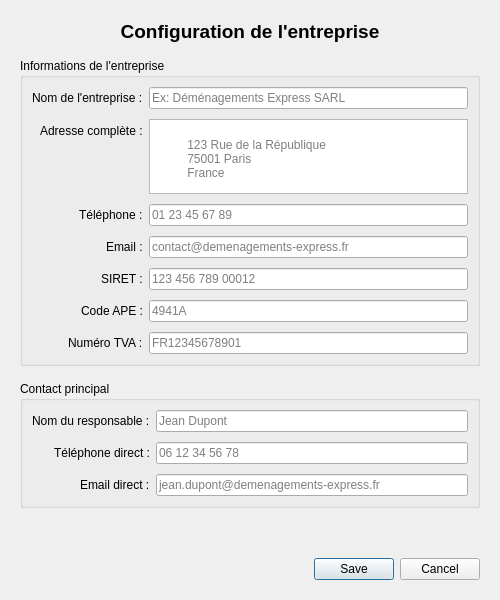
<?xml version="1.0" encoding="UTF-8"?>
<ui version="4.0">
	<class>CompanyInfoDialog</class>
	<widget class="QDialog" name="CompanyInfoDialog">
		<property name="geometry">
			<rect>
				<x>0</x>
				<y>0</y>
				<width>500</width>
				<height>600</height>
			</rect>
		</property>
		<property name="minimumSize">
			<size>
				<width>450</width>
				<height>550</height>
			</size>
		</property>
		<property name="windowTitle">
			<string>Informations de l'entreprise</string>
		</property>
		<layout class="QVBoxLayout" name="mainLayout">
			<property name="spacing">
				<number>15</number>
			</property>
			<property name="leftMargin">
				<number>20</number>
			</property>
			<property name="topMargin">
				<number>20</number>
			</property>
			<property name="rightMargin">
				<number>20</number>
			</property>
			<property name="bottomMargin">
				<number>20</number>
			</property>
			<item>
				<widget class="QLabel" name="titleLabel">
					<property name="font">
						<font>
							<pointsize>14</pointsize>
							<bold>true</bold>
						</font>
					</property>
					<property name="text">
						<string>Configuration de l'entreprise</string>
					</property>
					<property name="alignment">
						<set>Qt::AlignmentFlag::AlignCenter</set>
					</property>
				</widget>
			</item>
			<item>
				<widget class="QGroupBox" name="companyGroupBox">
					<property name="title">
						<string>Informations de l'entreprise</string>
					</property>
					<layout class="QFormLayout" name="companyFormLayout">
						<property name="labelAlignment">
							<set>Qt::AlignmentFlag::AlignRight|Qt::AlignmentFlag::AlignTrailing|Qt::AlignmentFlag::AlignVCenter</set>
						</property>
						<property name="verticalSpacing">
							<number>10</number>
						</property>
						<item row="0" column="0">
							<widget class="QLabel" name="companyNameLabel">
								<property name="text">
									<string>Nom de l'entreprise :</string>
								</property>
							</widget>
						</item>
						<item row="0" column="1">
							<widget class="QLineEdit" name="companyNameLineEdit">
								<property name="placeholderText">
									<string>Ex: Déménagements Express SARL</string>
								</property>
							</widget>
						</item>
						<item row="1" column="0">
							<widget class="QLabel" name="companyAddressLabel">
								<property name="text">
									<string>Adresse complète :</string>
								</property>
							</widget>
						</item>
						<item row="1" column="1">
							<widget class="QTextEdit" name="companyAddressTextEdit">
								<property name="maximumSize">
									<size>
										<width>16777215</width>
										<height>80</height>
									</size>
								</property>
								<property name="placeholderText">
									<string>
										123 Rue de la République
										75001 Paris
										France
									</string>
								</property>
							</widget>
						</item>
						<item row="2" column="0">
							<widget class="QLabel" name="companyPhoneLabel">
								<property name="text">
									<string>Téléphone :</string>
								</property>
							</widget>
						</item>
						<item row="2" column="1">
							<widget class="QLineEdit" name="companyPhoneLineEdit">
								<property name="placeholderText">
									<string>01 23 45 67 89</string>
								</property>
							</widget>
						</item>
						<item row="3" column="0">
							<widget class="QLabel" name="companyEmailLabel">
								<property name="text">
									<string>Email :</string>
								</property>
							</widget>
						</item>
						<item row="3" column="1">
							<widget class="QLineEdit" name="companyEmailLineEdit">
								<property name="placeholderText">
									<string>contact@demenagements-express.fr</string>
								</property>
							</widget>
						</item>
						<item row="4" column="0">
							<widget class="QLabel" name="companySiretLabel">
								<property name="text">
									<string>SIRET :</string>
								</property>
							</widget>
						</item>
						<item row="4" column="1">
							<widget class="QLineEdit" name="companySiretLineEdit">
								<property name="placeholderText">
									<string>123 456 789 00012</string>
								</property>
							</widget>
						</item>
						<item row="5" column="0">
							<widget class="QLabel" name="companyApeLabel">
								<property name="text">
									<string>Code APE :</string>
								</property>
							</widget>
						</item>
						<item row="5" column="1">
							<widget class="QLineEdit" name="companyApeLineEdit">
								<property name="placeholderText">
									<string>4941A</string>
								</property>
							</widget>
						</item>
						<item row="6" column="0">
							<widget class="QLabel" name="companyTvaLabel">
								<property name="text">
									<string>Numéro TVA :</string>
								</property>
							</widget>
						</item>
						<item row="6" column="1">
							<widget class="QLineEdit" name="companyTvaLineEdit">
								<property name="placeholderText">
									<string>FR12345678901</string>
								</property>
							</widget>
						</item>
					</layout>
				</widget>
			</item>
			<item>
				<widget class="QGroupBox" name="contactGroupBox">
					<property name="title">
						<string>Contact principal</string>
					</property>
					<layout class="QFormLayout" name="contactFormLayout">
						<property name="labelAlignment">
							<set>Qt::AlignmentFlag::AlignRight|Qt::AlignmentFlag::AlignTrailing|Qt::AlignmentFlag::AlignVCenter</set>
						</property>
						<property name="verticalSpacing">
							<number>10</number>
						</property>
						<item row="0" column="0">
							<widget class="QLabel" name="managerNameLabel">
								<property name="text">
									<string>Nom du responsable :</string>
								</property>
							</widget>
						</item>
						<item row="0" column="1">
							<widget class="QLineEdit" name="managerNameLineEdit">
								<property name="placeholderText">
									<string>Jean Dupont</string>
								</property>
							</widget>
						</item>
						<item row="1" column="0">
							<widget class="QLabel" name="managerPhoneLabel">
								<property name="text">
									<string>Téléphone direct :</string>
								</property>
							</widget>
						</item>
						<item row="1" column="1">
							<widget class="QLineEdit" name="managerPhoneLineEdit">
								<property name="placeholderText">
									<string>06 12 34 56 78</string>
								</property>
							</widget>
						</item>
						<item row="2" column="0">
							<widget class="QLabel" name="managerEmailLabel">
								<property name="text">
									<string>Email direct :</string>
								</property>
							</widget>
						</item>
						<item row="2" column="1">
							<widget class="QLineEdit" name="managerEmailLineEdit">
								<property name="placeholderText">
									<string>jean.dupont@demenagements-express.fr</string>
								</property>
							</widget>
						</item>
					</layout>
				</widget>
			</item>
			<item>
				<spacer name="verticalSpacer">
					<property name="orientation">
						<enum>Qt::Orientation::Vertical</enum>
					</property>
					<property name="sizeHint" stdset="0">
						<size>
							<width>20</width>
							<height>40</height>
						</size>
					</property>
				</spacer>
			</item>
			<item>
				<widget class="QDialogButtonBox" name="buttonBox">
					<property name="orientation">
						<enum>Qt::Orientation::Horizontal</enum>
					</property>
					<property name="standardButtons">
						<set>QDialogButtonBox::StandardButton::Cancel|QDialogButtonBox::StandardButton::Save</set>
					</property>
					<property name="centerButtons">
						<bool>false</bool>
					</property>
				</widget>
			</item>
		</layout>
	</widget>
	<resources/>
	<connections>
		<connection>
			<sender>buttonBox</sender>
			<signal>accepted()</signal>
			<receiver>CompanyInfoDialog</receiver>
			<slot>accept()</slot>
			<hints>
				<hint type="sourcelabel">
					<x>248</x>
					<y>254</y>
				</hint>
				<hint type="destinationlabel">
					<x>157</x>
					<y>274</y>
				</hint>
			</hints>
		</connection>
		<connection>
			<sender>buttonBox</sender>
			<signal>rejected()</signal>
			<receiver>CompanyInfoDialog</receiver>
			<slot>reject()</slot>
			<hints>
				<hint type="sourcelabel">
					<x>316</x>
					<y>260</y>
				</hint>
				<hint type="destinationlabel">
					<x>286</x>
					<y>274</y>
				</hint>
			</hints>
		</connection>
	</connections>
</ui>
